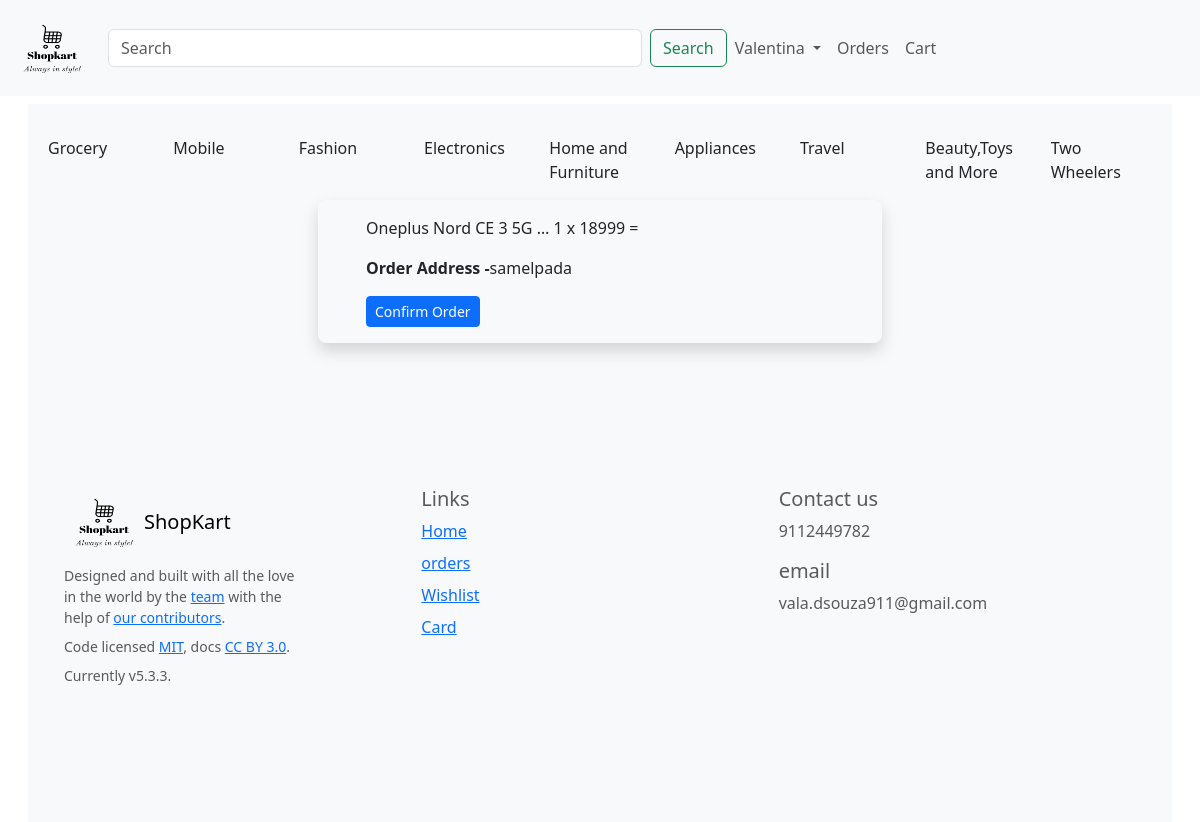
Screenshot of /confirm_order/6 (signed in) with the database file from the repository.
### app1/models.py (models this page shows, shortened)
class Cart(models.Model):
    product = models.ForeignKey(Product,on_delete=models.CASCADE)
    quantity= models.PositiveIntegerField(default=1)
    user = models.ForeignKey(User,on_delete=models.CASCADE)

class Product(models.Model):
    product_name= models.CharField(max_length=100)
    desc = models.TextField(max_length=255)
    categories = models.ForeignKey(Categories,on_delete=models.CASCADE)
    subcategories = models.ForeignKey(SubCategories,on_delete=models.CASCADE)
    price = models.IntegerField()
    image = models.ImageField(upload_to="product_images")
    objects = models.Manager()

class Address(models.Model):
    address = models.TextField()
    pincode = models.IntegerField()
    user = models.ForeignKey(User,on_delete=models.CASCADE)

### app1/views.py (the view)
# urls.py: path('confirm_order/<int:id>',views.confirm_order,name="confirm_order"),
def confirm_order(request,id):
    if request.user.is_authenticated:
        cart_item = Cart.objects.filter(user=request.user)
        address = Address.objects.get(id=id,user=request.user)
    else:
        return redirect('signin')
    context = {}
    context['items']= cart_item
    context['address'] = address
    list=[]
    total_price = 0
    for x in cart_item:
        total_price += (x.product.price * x.quantity)
        list.append(total_price)
    context['list']=list
    context['total']=total_price
    length = len(cart_item)
    context['total_product']=length
    return render(request,"confirm_order.html",context)

### templates/confirm_order.html (shortened to what this page needs)
{% extends "base.html" %}
{% block content %}
<div class="container-fluid">
    <div class="row">
        <div class="w-50 bg-body-tertiary shadow mx-auto py-3 px-5 rounded-3">
            {% for x in items %}
            <p>{{x.product.product_name|truncatewords:5}} {{x.quantity}} x {{x.product.price}} = </p>
            {% endfor %}
            <p><strong>Order Address -</strong>{{address.address}}</p>
            <a href="/payment/{{address.id}}" class="btn btn-primary btn-sm">Confirm Order</a>
        </div>
    </div>
</div>
{% endblock content %}

### templates/base.html (shortened to what this page needs)
{% load static %}
<!DOCTYPE html>
<html lang="en">
<head>
    <link href="https://cdn.jsdelivr.net/npm/bootstrap@5.3.3/dist/css/bootstrap.min.css" rel="stylesheet">
    <link rel="stylesheet" href="{% static 'css\style.css' %}">
</head>
<body>
    {% block header %}
    <div class="container-fluid">
        <div class="row">
            <nav class="navbar navbar-expand-lg bg-body-tertiary">
                <div class="container-fluid">
                    <a class="navbar-brand" href="{% url 'index' %}"><img src="{% static 'images/Shopkart-logos_black.png' %}" alt="shopkart-logo"
                            width="80" height="70"></a>
                    <div class="collapse navbar-collapse" id="navbarSupportedContent">
                        <form class="d-flex" role="search">
                            <input class="form-control me-2" type="search" placeholder="Search" aria-label="Search"
                                size="50">
                            <button class="btn btn-outline-success" type="submit">Search</button>
                        </form>
                        <ul class="navbar-nav me-auto mb-2 mb-lg-0">
                          {% if user.is_authenticated %}
                          <li class="nav-item dropdown">
                            <a class="nav-link dropdown-toggle " href="" role="button"
                                aria-expanded="false">
                                {{user.first_name|capfirst}}
                            </a>
                        </li>
                          <li class="nav-item">
                            <a class="nav-link" aria-current="page" href="{% url 'orders' %}">Orders</a>
                        </li>
                          {% endif %}
                            <li class="nav-item">
                                <a class="nav-link" aria-current="page" href="{% url 'cart' %}">Cart</a>
                            </li>
                        </ul>
                    </div>
                </div>
            </nav>
        </div>
        <div class="row bg-body-tertiary mt-2 mx-3 p-2">
            <div class="col">
                <a href="" class="nav-link">
                    <p>Grocery</p>
                </a>
            </div>
            <div class="col">
                <a href="" class="nav-link">
                    <p>Mobile</p>
                </a>
            </div>
            <div class="col">
                <a href="" class="nav-link">
                    <p>Fashion</p>
                </a>
            </div>
            <div class="col">
                <a href="" class="nav-link">
                    <p>Electronics</p>
                </a>
            </div>
            <div class="col">
                <a href="" class="nav-link">
                    <p>Home and Furniture</p>
                </a>
            </div>
            <div class="col">
                <a href="" class="nav-link">
                    <p>Appliances</p>
                </a>
            </div>
            <div class="col">
                <a href="" class="nav-link">
                    <p>Travel</p>
                </a>
            </div>
            <div class="col">
                <a href="" class="nav-link">
                    <p>Beauty,Toys and More</p>
                </a>
            </div>
            <div class="col">
                <a href="" class="nav-link">
                    <p>Two Wheelers</p>
                </a>
            </div>
    {% endblock header %}
    {% block content %}
    {% endblock content %}
    {% block footer %}
    <div class="row">
        <footer class="bd-footer py-4 py-md-5 mt-5 bg-body-tertiary">
            <div class="container py-4 py-md-5 px-4 px-md-3 text-body-secondary">
              <div class="row">
                <div class="col-lg-3 mb-3">
                  <a class="d-inline-flex align-items-center mb-2 text-body-emphasis text-decoration-none" href="/" aria-label="Bootstrap">
                    <img src="{% static 'images/Shopkart-logos_black.png' %}" alt="shopkart-logo" width="80" height="70">
                    <span class="fs-5">ShopKart</span>
                  </a>
                  <ul class="list-unstyled small">
                    <li class="mb-2">Designed and built with all the love in the world by the <a href="/docs/5.3/about/team/"> team</a> with the help of <a href="https://github.com/twbs/bootstrap/graphs/contributors">our contributors</a>.</li>
                    <li class="mb-2">Code licensed <a href="https://github.com/twbs/bootstrap/blob/main/LICENSE" target="_blank" rel="license noopener">MIT</a>, docs <a href="https://creativecommons.org/licenses/by/3.0/" target="_blank" rel="license noopener">CC BY 3.0</a>.</li>
                    <li class="mb-2">Currently v5.3.3.</li>
                  </ul>
                </div>
                <div class="col-6 col-lg-2 offset-lg-1 mb-3">
                  <h5>Links</h5>
                  <ul class="list-unstyled">
                    <li class="mb-2"><a href="/">Home</a></li>
                    <li class="mb-2"><a href="/docs/5.3/">orders</a></li>
                    <li class="mb-2"><a href="/docs/5.3/examples/">Wishlist</a></li>
                    <li class="mb-2"><a href="https://icons.getbootstrap.com/">Card</a></li>
                  </ul>
                </div>
                <div class="col-6 col-lg-2 offset-lg-2 mb-3">
                  <h5>Contact us</h5>
                  <ul class="list-unstyled">
                    <li>9112449782</li>
                    </ul>
                    <h5>email</h5>
                    <ul class="list-unstyled">
                      <li>vala.dsouza911@gmail.com</li>
                      </ul>
                      </div>
              </div>
            </div>
          </footer>
    </div>
    {% endblock footer %}
</body>
</html>

### rows the page displays
Cart: product.product_name "Oneplus Nord CE 3 5G …", quantity "1", product.price "18999"
Address: address "samelpada"

### other values shown
{{ user.first_name|capfirst }} "Valentina"
